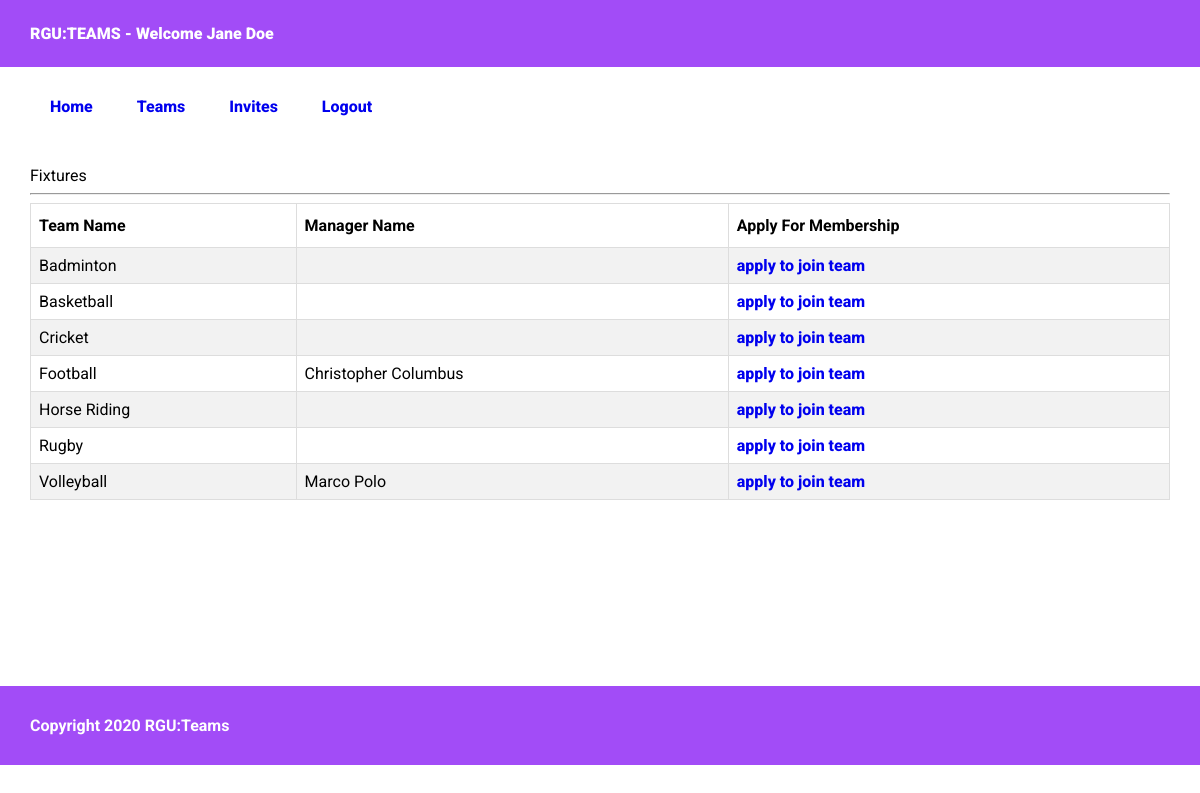
Page /students/teams.php (signed in) on the committed database.
### tables this page shows
CREATE TABLE `teams` (
  `id` int(11) NOT NULL AUTO_INCREMENT,
  `name` varchar(255) DEFAULT NULL,
  `manager_id` int(11) DEFAULT 0,
  `created_at` timestamp NULL DEFAULT current_timestamp() ON UPDATE current_timestamp(),
  PRIMARY KEY (`id`)
);

CREATE TABLE `team_managers` (
  `id` int(11) NOT NULL AUTO_INCREMENT,
  `manager_id` int(11) DEFAULT NULL,
  `full_name` varchar(255) DEFAULT NULL,
  `email` varchar(255) DEFAULT NULL,
  `password` varchar(255) DEFAULT NULL,
  `created_at` timestamp NULL DEFAULT current_timestamp() ON UPDATE current_timestamp(),
  PRIMARY KEY (`id`),
  KEY `manager_id` (`manager_id`)
);

### students/teams.php (the view, shortened to what this page needs)
<?php
require "../database/database.php";
$query = mysqli_query($database, "SELECT teams.id AS team_id, teams.*, team_managers.* FROM teams LEFT JOIN team_managers ON teams.manager_id = team_managers.manager_id ORDER BY teams.name ASC");
?>
<!DOCTYPE html>
<html lang="en">
<head>
    <link rel="stylesheet" href="../assets/css/reset.css">
    <link rel="stylesheet" href="../assets/css/app.css">
</head>
<body>
    <header>
        RGU:TEAMS - Welcome <?php echo $_SESSION['student_name']; ?>
    </header>
    <?php include 'nav.php';?>
    <main>
        <h3> Fixtures </h3>
        <hr>
        <table>
            <tr>
                <th> Team Name </th>
                <th> Manager Name </th>
                <th> Apply For Membership </th>
            </tr>
            <?php while($record = mysqli_fetch_array($query)){ ?>
            <tr>
                <td> <?php echo $record['name']; ?> </td>
                <td> <?php echo $record['full_name']; ?> </td>
                <td> <a href="operations/apply-to-team.php?id=<?php echo $record['team_id'];?>"> apply to join team </a> </td>
            </tr>
            <?php } ?>
        </table>
    </main>
    <footer>
        <b>Copyright 2020 RGU:Teams</b>
    </footer>
</body>
</html>

### assets/css/app.css (style rules this page uses)
body { font-family: "Roboto", sans-serif !important; }
header { background: #A24CF7; width: 95%; height: auto; color: white; font-size: 16px; font-weight: 900; margin: auto; padding: 2% 2.5% !important; }
a, nav ul li a { text-decoration: none; font-weight: 800; }
main { width: 95%; padding: 20px 2.5%; margin: auto; min-height: 500px; }
footer { background: #A24CF7; width: 95%; padding: 30px 2.5%; color: white; margin: auto; }
table { border-collapse: collapse; width: 100%; }
table td, table th { border: 1px solid #ddd; padding: 8px; }
table tr:nth-child(even) { background-color: #f2f2f2; }
table th { padding-top: 12px; padding-bottom: 12px; text-align: left; color: black; font-weight: bold; }

### rows in the picture
teams: name "Badminton"
teams: name "Basketball"
teams: name "Cricket"
teams: name "Football", team_managers.full_name "Christopher Columbus"
teams: name "Horse Riding"
teams: name "Rugby"
teams: name "Volleyball", team_managers.full_name "Marco Polo"

### other values in the picture
$_SESSION['student_name'] "Jane Doe"
